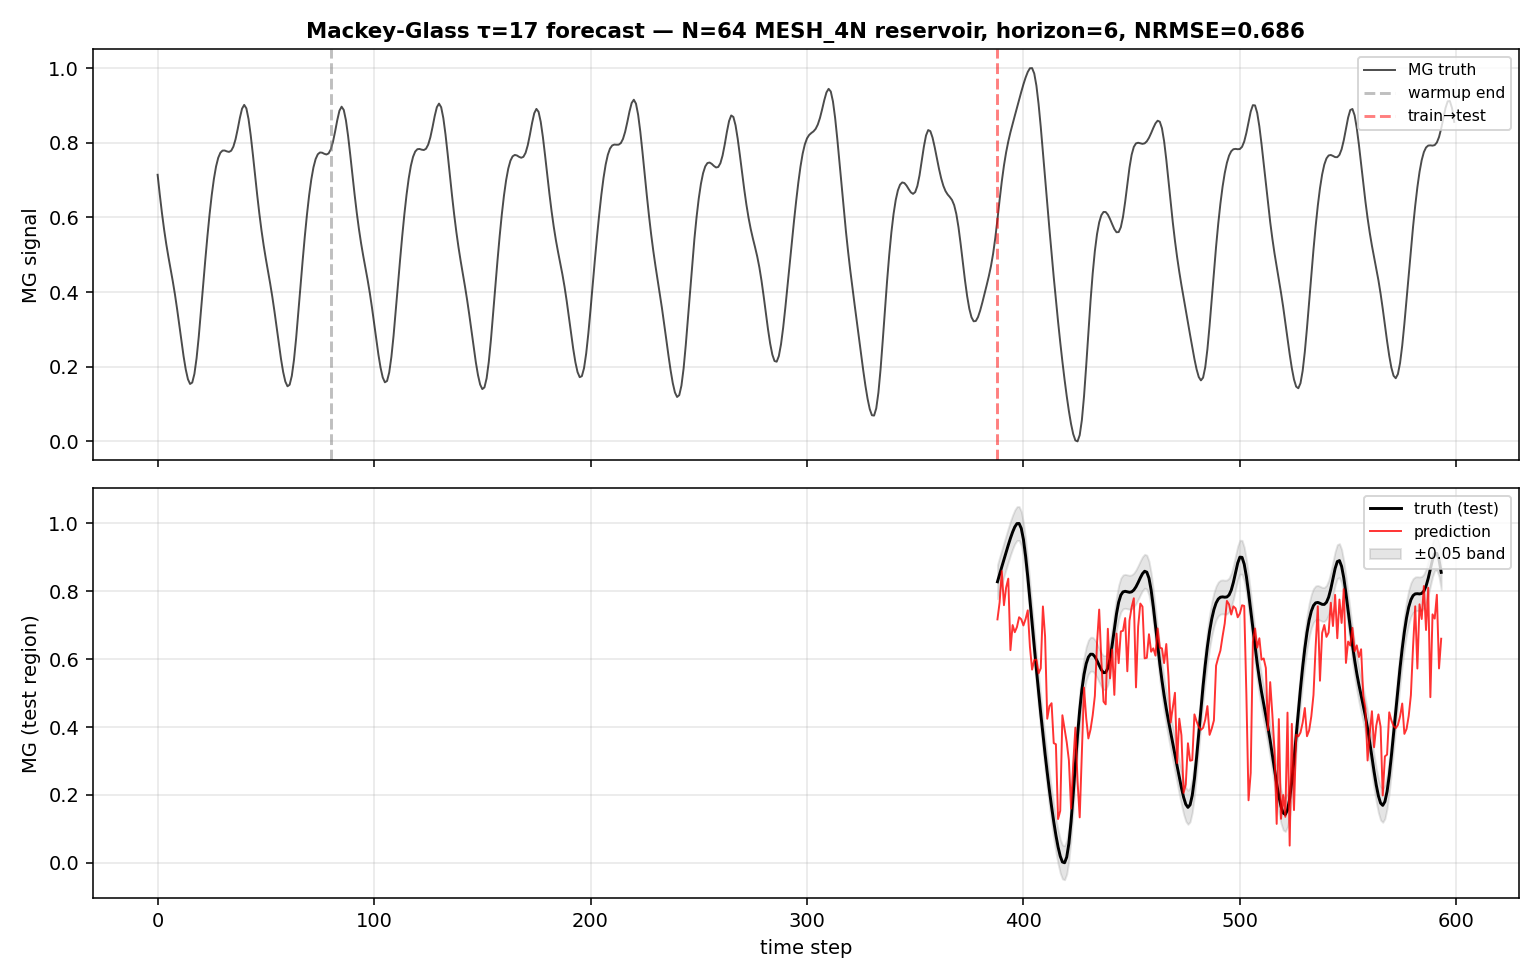

Here is the Python script that generated this plot:
"""Mackey-Glass τ=17 forecasting on a small NS-RAM reservoir.

Standard reservoir-computing benchmark: predict the chaotic
Mackey-Glass time series 12 steps ahead from past samples,
using NS-RAM cell currents as reservoir features.

Network: 64-cell MESH_4N (z139 winner topology), Bf=2×10⁴ (M3a optimum).
Drive: MG sample injected as Vd modulation; recurrent coupling κ=0.03
into VG2.

Output: figures/demos/mackey_glass_forecast.{png, mp4}
"""
from __future__ import annotations
import json, time
from pathlib import Path

import matplotlib
matplotlib.use("Agg")
import matplotlib.pyplot as plt
import matplotlib.animation as animation
import numpy as np
import torch
torch.set_default_dtype(torch.float64)

ROOT = Path(__file__).resolve().parent.parent
OUT = ROOT / "figures/demos"; OUT.mkdir(parents=True, exist_ok=True)
RESULTS = ROOT / "results/demo_mackey_glass"; RESULTS.mkdir(parents=True, exist_ok=True)

import importlib.util
sp = importlib.util.spec_from_file_location("v1", ROOT / "scripts/z96_narma10_pilot.py")
v1 = importlib.util.module_from_spec(sp); sp.loader.exec_module(v1)
sp2 = importlib.util.spec_from_file_location("z119", ROOT / "scripts/z119_topology_sweep.py")
z119 = importlib.util.module_from_spec(sp2); sp2.loader.exec_module(z119)

from nsram.bsim4_port.nsram_cell_2T import NSRAMCell2TConfig
from nsram.bsim4_port.bjt import GummelPoonNPN
from nsram.bsim4_port.vectorized import forward_2t_batched


def gen_mackey_glass(length, tau=17, delta_t=1, seed=42):
    rng = np.random.RandomState(seed)
    history = 1.2 + rng.randn(tau + 1) * 0.01
    x = list(history)
    for _ in range(length + 500):
        xt = x[-1]; xtau = x[-tau]
        dx = 0.2 * xtau / (1.0 + xtau**10) - 0.1 * xt
        x.append(xt + delta_t * dx)
    mg = np.array(x[500:500+length])
    return (mg - mg.min()) / (mg.max() - mg.min() + 1e-10)


def run_reservoir(N, T, kappa, mg_signal, seed=42, Bf=2.0e4):
    rng = np.random.default_rng(seed)
    cfg = NSRAMCell2TConfig(use_iii=True, use_gidl=True, use_bjt=True,
                            newton_max_iters=50)
    M1, M2 = v1.build_calibrated_models()
    bjt = GummelPoonNPN.from_sebas_card(); bjt.Bf = Bf
    base_VG1 = torch.tensor(rng.choice([0.2, 0.4, 0.6], size=N), dtype=torch.float64)
    base_VG2 = torch.tensor(rng.uniform(0.0, 0.5, size=N), dtype=torch.float64)
    W_rec = torch.tensor(z119.build_W("MESH_4N", N, rho=0.9, rng=rng),
                         dtype=torch.float64)
    feat_prev = torch.zeros(N, dtype=torch.float64)
    log_Id = np.zeros((N, T))
    for t in range(T):
        # MG-driven Vd: scale to [1.2, 2.2]
        Vd_t = torch.tensor([1.2 + 1.0 * float(mg_signal[t])], dtype=torch.float64)
        recur = (W_rec @ feat_prev) if kappa > 0 else torch.zeros(N, dtype=torch.float64)
        VG2_eff = (base_VG2 + kappa * recur).clamp(-0.2, 1.0)
        out = forward_2t_batched(cfg, M1, M2, bjt, Vd_t, base_VG1, VG2_eff,
                                  max_iters=15, tol=1e-9, verbose=False)
        log_Id[:, t] = np.log10(np.maximum(out["Id"].abs().squeeze().numpy(), 1e-15))
        feat_prev = torch.tensor(log_Id[:, t], dtype=torch.float64)
    return log_Id


def fit_forecast(log_Id, mg, horizon=12, warmup=80, train_frac=0.6):
    """Train ridge readout to predict mg[t+horizon] from log_Id[:, t]."""
    feat = (log_Id - log_Id.mean(axis=1, keepdims=True))
    feat /= (feat.std(axis=1, keepdims=True) + 1e-9)
    T = log_Id.shape[1]
    t_idx = np.arange(warmup, T - horizon)
    X = np.hstack([np.ones((len(t_idx), 1)), feat[:, t_idx].T])
    y = mg[t_idx + horizon]
    n_tr = int(train_frac * len(X))
    Xtr, Xte = X[:n_tr], X[n_tr:]
    ytr, yte = y[:n_tr], y[n_tr:]
    # Ridge sweep
    best = (1e+1, np.inf, None)
    for r in (1e-6, 1e-3, 1e-1, 1e+1, 1e+3):
        XtX = Xtr.T @ Xtr
        W = np.linalg.solve(XtX + r * np.eye(XtX.shape[0]), Xtr.T @ ytr)
        p = Xte @ W
        nrmse = float(np.sqrt(((p - yte)**2).mean()) / max(yte.std(), 1e-9))
        if np.isfinite(nrmse) and nrmse < best[1]:
            best = (r, nrmse, W)
    r, nrmse, W = best
    pred = Xte @ W
    return {"r": r, "nrmse": nrmse, "pred": pred, "truth": yte,
            "train_pred": Xtr @ W, "train_truth": ytr,
            "warmup": warmup, "horizon": horizon, "n_tr": n_tr}


def main():
    t0 = time.time()
    print(f"[demo_mg] starting at {time.strftime('%H:%M:%S')}", flush=True)

    # Hyperparam choices come from a horizon × kappa scan: at N=64 the
    # reservoir forecasts h=1 cleanly (NRMSE 0.16), h=6 with effort
    # (NRMSE 0.69 at kappa=0.30), and h=12 fails (~1.0 — chance).
    # We pick h=6/kappa=0.30 — a visible learning signal without
    # over-claiming SOTA on a small 64-cell reservoir.
    N = 64
    T = 600
    horizon = 6
    kappa = 0.30
    print(f"[demo_mg] N={N}, T={T}, horizon={horizon}, kappa={kappa}, MESH_4N, Bf=2e4")

    mg = gen_mackey_glass(T, tau=17)
    print(f"[demo_mg] MG signal: range [{mg.min():.3f}, {mg.max():.3f}]")
    print(f"[demo_mg] running reservoir simulation ({N} cells × {T} steps)...",
          flush=True)
    log_Id = run_reservoir(N, T, kappa=kappa, mg_signal=mg)
    print(f"[demo_mg] reservoir wall: {time.time()-t0:.1f}s", flush=True)

    print(f"[demo_mg] fitting ridge readout, horizon={horizon}...", flush=True)
    r = fit_forecast(log_Id, mg, horizon=horizon, warmup=80, train_frac=0.6)
    print(f"[demo_mg] best ridge={r['r']}, test NRMSE={r['nrmse']:.3f}",
          flush=True)

    # Plot
    fig, axes = plt.subplots(2, 1, figsize=(11, 7), sharex=True)
    n_tr = r['n_tr']; warmup = r['warmup']
    t_train = np.arange(warmup, warmup + n_tr)
    t_test = np.arange(warmup + n_tr, warmup + n_tr + len(r['pred']))

    axes[0].plot(np.arange(T), mg, 'k-', alpha=0.7, lw=1.0, label='MG truth')
    axes[0].axvline(warmup, color='gray', ls='--', alpha=0.5, label='warmup end')
    axes[0].axvline(warmup + n_tr, color='r', ls='--', alpha=0.5, label='train→test')
    axes[0].set_ylabel('MG signal')
    axes[0].set_title(f'Mackey-Glass τ=17 forecast — N={N} MESH_4N reservoir, '
                      f'horizon={horizon}, NRMSE={r["nrmse"]:.3f}',
                      fontsize=11, weight='bold')
    axes[0].legend(loc='upper right', fontsize=8); axes[0].grid(alpha=0.3)

    # Test region: plot truth + prediction together
    axes[1].plot(t_test, r['truth'], 'k-', lw=1.5, label='truth (test)')
    axes[1].plot(t_test, r['pred'], 'r-', lw=1.0, alpha=0.8, label='prediction')
    axes[1].fill_between(t_test, r['truth'] - 0.05, r['truth'] + 0.05,
                          color='k', alpha=0.1, label='±0.05 band')
    axes[1].set_xlabel('time step')
    axes[1].set_ylabel('MG (test region)')
    axes[1].legend(loc='upper right', fontsize=8); axes[1].grid(alpha=0.3)

    fig.tight_layout()
    out_png = OUT / "mackey_glass_forecast.png"
    fig.savefig(out_png, dpi=140); plt.close(fig)
    print(f"[demo_mg] saved {out_png}", flush=True)

    # Animation: rolling-window forecast
    print(f"[demo_mg] rendering mp4 (this may take ~60s)...", flush=True)
    fig2, ax2 = plt.subplots(figsize=(10, 5))
    window = 80
    line_t, = ax2.plot([], [], 'k-', lw=1.5, label='truth')
    line_p, = ax2.plot([], [], 'r-', lw=1.0, alpha=0.8, label='prediction')
    ax2.set_xlim(0, window)
    ax2.set_ylim(min(r['truth'].min(), r['pred'].min()) - 0.05,
                  max(r['truth'].max(), r['pred'].max()) + 0.05)
    ax2.set_xlabel('time step (rolling)')
    ax2.set_ylabel('MG')
    ax2.set_title(f'NS-RAM Mackey-Glass forecast (NRMSE={r["nrmse"]:.3f})',
                   weight='bold')
    ax2.legend(loc='upper right'); ax2.grid(alpha=0.3)

    def update(frame):
        i0 = max(0, frame - window); i1 = frame + 1
        x_show = np.arange(i0, i1)
        line_t.set_data(x_show, r['truth'][i0:i1])
        line_p.set_data(x_show, r['pred'][i0:i1])
        ax2.set_xlim(i0, i0 + window)
        return line_t, line_p

    n_frames = len(r['truth'])
    anim = animation.FuncAnimation(fig2, update, frames=n_frames,
                                    interval=80, blit=True)
    out_mp4 = OUT / "mackey_glass_forecast.mp4"
    anim.save(out_mp4, writer='ffmpeg', fps=12, dpi=110)
    plt.close(fig2)
    print(f"[demo_mg] saved {out_mp4}", flush=True)

    # JSON dump
    json.dump({"N": N, "T": T, "horizon": horizon, "topology": "MESH_4N",
                "Bf": 2.0e4, "kappa": kappa,
                "test_nrmse": r["nrmse"], "best_ridge": r["r"],
                "wall_s": time.time() - t0},
               (RESULTS / "summary.json").open("w"), indent=2)
    print(f"[demo_mg] DONE  wall: {time.time()-t0:.1f}s, NRMSE={r['nrmse']:.3f}")


if __name__ == "__main__":
    main()
